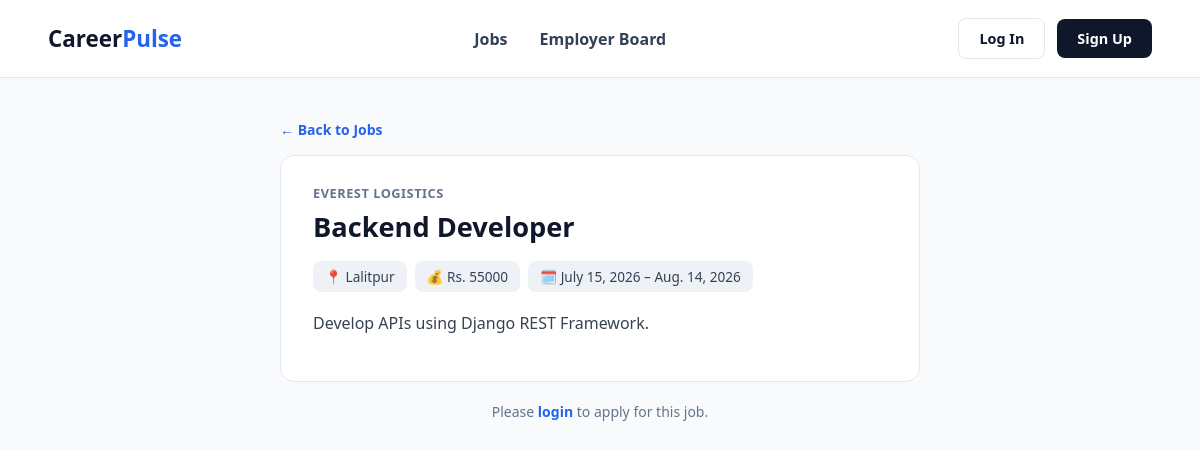
The page /job/4/ on the database its author committed.
### portal/models.py (models this page shows)
class Job(models.Model):
    company = models.ForeignKey(Company,
                                related_name="company",
                                on_delete=models.CASCADE)
    title = models.CharField(max_length=127)
    description = models.TextField(blank=True, null=True)
    start_date = models.DateField()
    end_date = models.DateField()
    salary = models.FloatField()
    created_at = models.DateTimeField(auto_now_add=True)

class Company(models.Model):
    name = models.CharField(max_length=63)
    location = models.TextField()
    contact_no = models.CharField(max_length=10)

### portal/views.py (the view)
# urls.py: path("job/<int:pk>/", job_detail, name="job-detail"),
def job_detail(request, pk):
    jobbbb = Job.objects.get(id=pk)
    return render(request, "job_detail.html",
                  {"job": jobbbb, "form": ApplicantForm()})

### templates/job_detail.html (shortened to what this page needs)
{% extends "base.html" %}
{% block content %}
    <div class="container">
        <a href="{% url 'dashboard' %}" class="back-link">&larr; Back to Jobs</a>
        <div class="job-header">
            <div class="company-name">{{ job.company.name }}</div>
            <h1>{{ job.title }}</h1>
            <div class="job-tags">
                <span>📍 {{ job.company.location|default:"Location not available" }}</span>
                <span>💰 Rs. {{ job.salary|floatformat:0 }}</span>
                <span>🗓️ {{ job.start_date }} &ndash; {{ job.end_date }}</span>
            </div>
            {% if job.description %}
            <p class="desc">{{ job.description }}</p>
            {% endif %}
        </div>
        {% if request.user.is_authenticated %}
        <div class="apply-card">
            <h2>Apply for this job</h2>
            <form method="POST" action="{% url 'handle-applicant' job.id %}" enctype="multipart/form-data">
                {% csrf_token %}
                {{ form }}
                <input type="hidden" name="job" value="{{ job.id }}" />
                <button type="submit">Submit Application</button>
            </form>
        </div>
        {% else %}
        <p class="login-note">Please <a href="{% url 'user-login' %}">login</a> to apply for this job.</p>
        {% endif %}
    </div>
{% endblock %}

### rows shown on the page
Job: company.name "EVEREST LOGISTICS", title "Backend Developer", company.location "Lalitpur", salary "55000", start_date "July 15, 2026", end_date "Aug. 14, 2026", description "Develop APIs using Django REST Framework."
